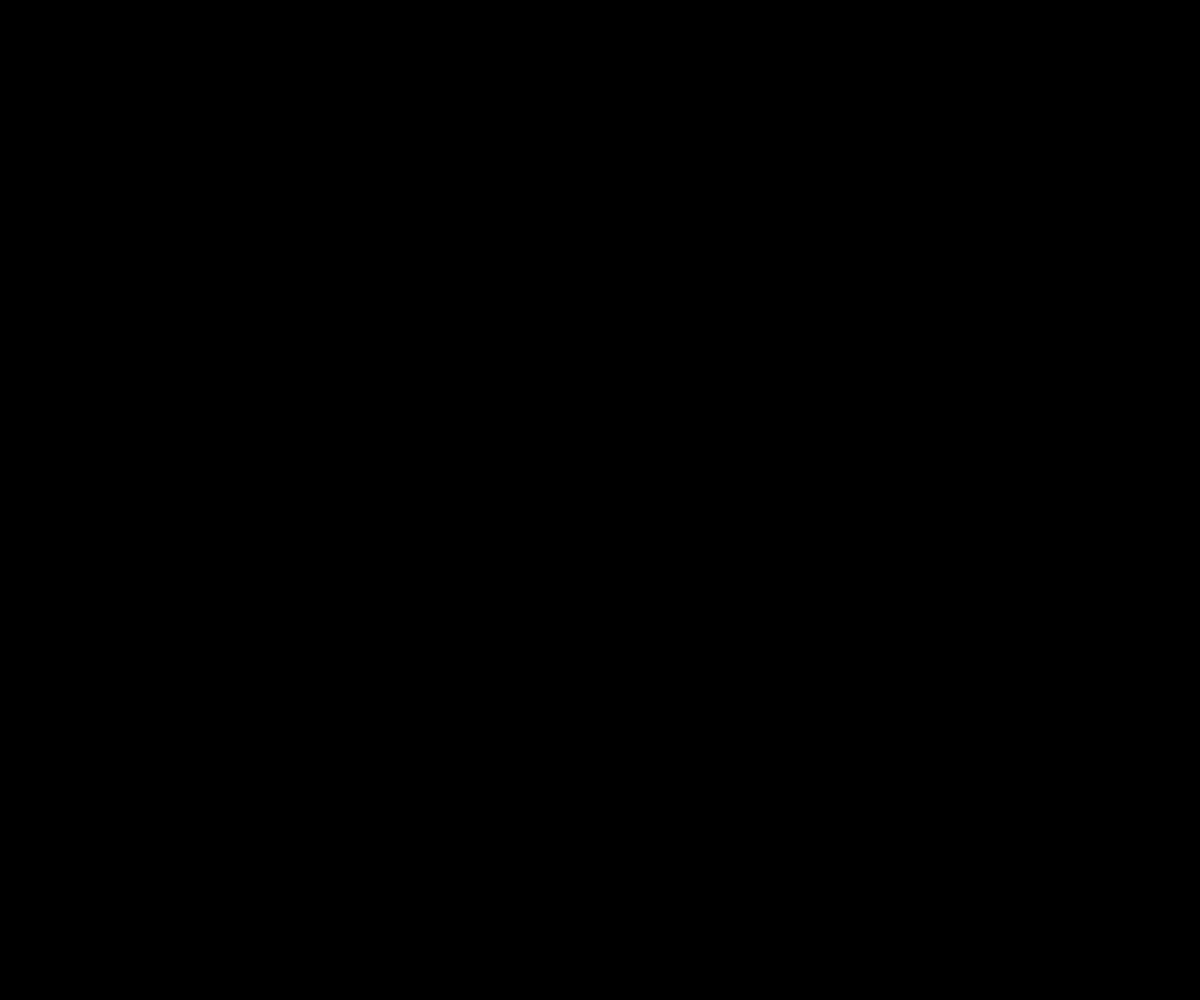
Frame 1 (no input)
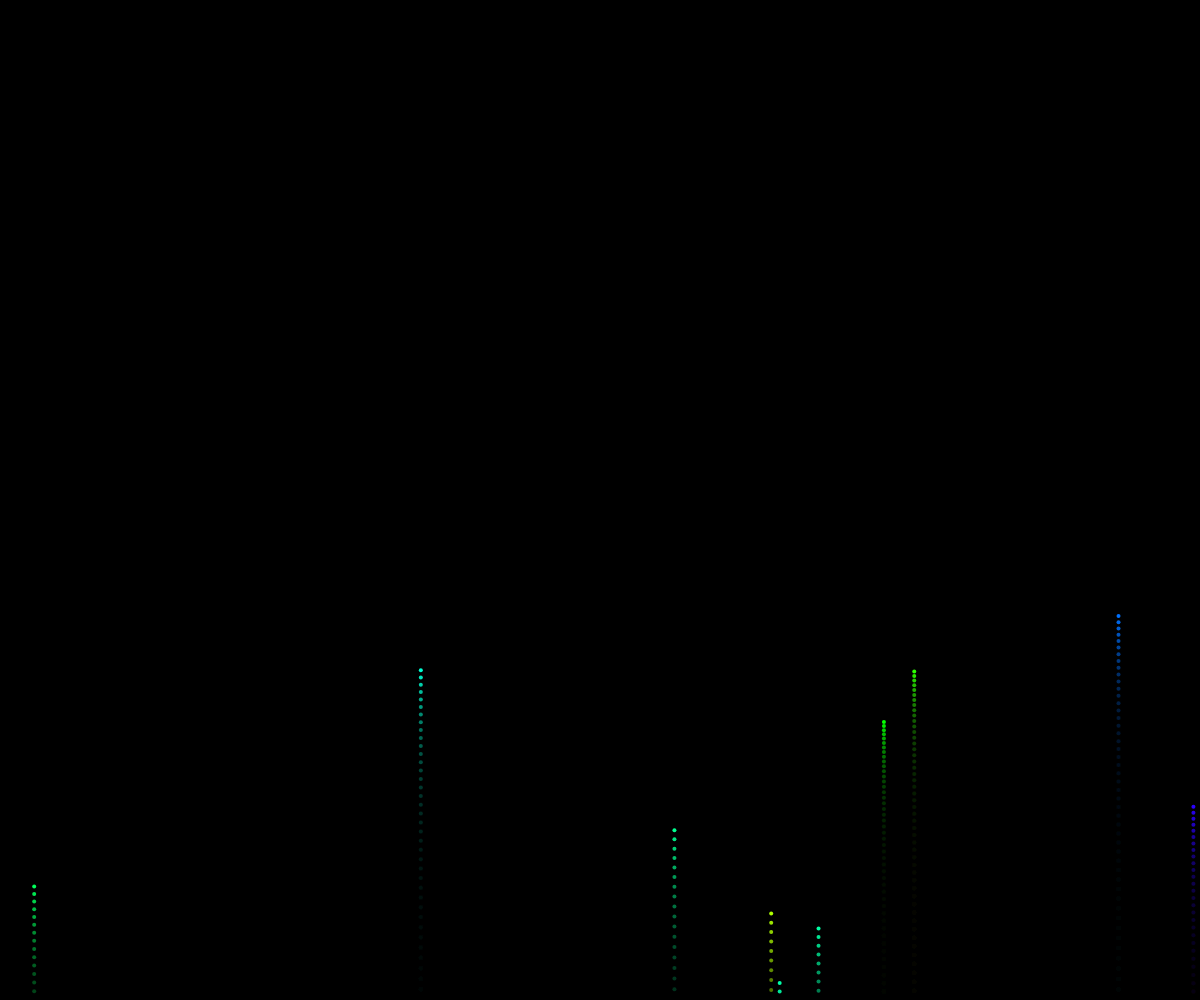
Frame 60 (no input)
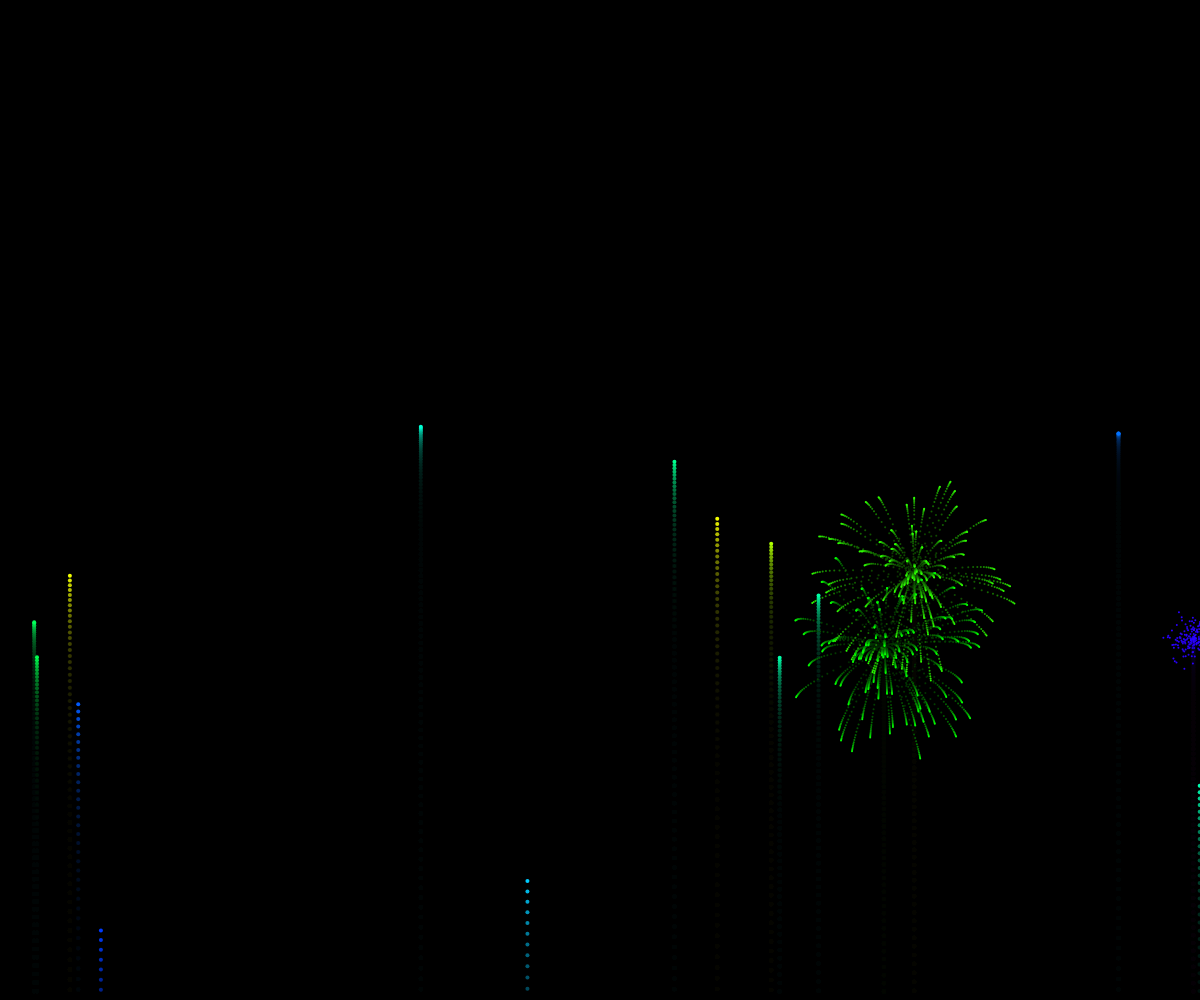
Frame 120 (the mouse pressed at the canvas centre since frame 60)

The p5.js sketch that drew these frames (run headless with seeded random() and noise() and a simulated clock; from frame 60 on, the mouse is pressed at the canvas centre):

// p5.js sketch
// ── sketch.js
var fireworks= []; 
var gravity;

function setup() {
	createCanvas(windowWidth,windowHeight);
	colorMode(HSB);
	gravity = createVector(0,0.1);
	stroke(255);
	strokeWeight(4);
	background(0);
}

function draw() {

  colorMode(RGB);
  background(0,0,0,25);
  //textSize(32);
  //text("Vineet Kumar Singh",width/2-150,height/2-50);


  if(random(1) < 0.1){
  	fireworks.push(new Firework());  
  }


  for(var i=fireworks.length-1; i>=0; i--){
  	fireworks[i].update();
  	fireworks[i].show();

  	if(fireworks[i].done()){
  		fireworks.splice(i,1);
  		console.log('reached here');
  	}
  }
  console.log(fireworks.length);
}
// ── firework.js
function Firework(){

	this.hu = random(255);
	this.firework = new Particle(random(width), height, this.hu, true);
	this.exploded = false; 
	this.particles = [];



	this.done = function(){
		if(this.exploded && this.particles.length === 0) {
			return true;
		} else {
			return false;
		}
	}

	this.update = function(){
		
		if(!this.exploded){
			this.firework.applyForce(gravity);
			this.firework.update();

			if(this.firework.vel.y >= 0) {
				this.exploded = true;
				this.explode();
			}
		}

		for(var i=this.particles.length-1; i >= 0 ; i--){
			this.particles[i].applyForce(gravity);
			this.particles[i].update();

			if(this.particles[i].done()){
				this.particles.splice(i,1);
				console.log('deleted particle');
			}
		}		
	}

	this.explode = function(){
		for(var i=0; i < 100; i++){
			var p = new Particle(this.firework.pos.x, this.firework.pos.y,this.hu,false);
			this.particles.push(p);
		}
	}

	this.show = function(){
		if(!this.exploded){
			this.firework.show();
		} 
		for(var i=0; i < this.particles.length; i++){
			this.particles[i].show();
		}
	}

}
// ── particle.js
function Particle(x,y,hu,firework) {

	this.pos = createVector(x,y);// position on the screen 
	this.firework = firework; // to distinguish between base particle of exploded particles 
	this.lifespan = 255; // // time span for keeping the particles in the array 
	this.hu = hu;
	
	if(this.firework){
		this.vel = createVector(0,random(-12,-8));
	}else{
		this.vel = p5.Vector.random2D();
		this.vel.mult(random(-20,20));
	}
	
	this.acc = createVector(0,0);



	this.applyForce = function(force){
		this.acc.add(force);
	}


	this.update = function(){
		if(!this.firework){
			this.vel.mult(0.85);
			this.lifespan -= 10;
		}
		this.vel.add(this.acc);
		this.pos.add(this.vel);
		this.acc.mult(0);
	}

	this.done = function() {
		if(this.lifespan < 0){
			return true;
		} else {
			return false;
		}
	}

	this.show = function(){
		colorMode(HSB);
		if(!this.firework){
			stroke(this.hu,255,255,this.lifespan);
			strokeWeight(2);
		} else {
			stroke(this.hu,255,255);
			strokeWeight(4);
		}
		
		point(this.pos.x, this.pos.y);
	}

}
